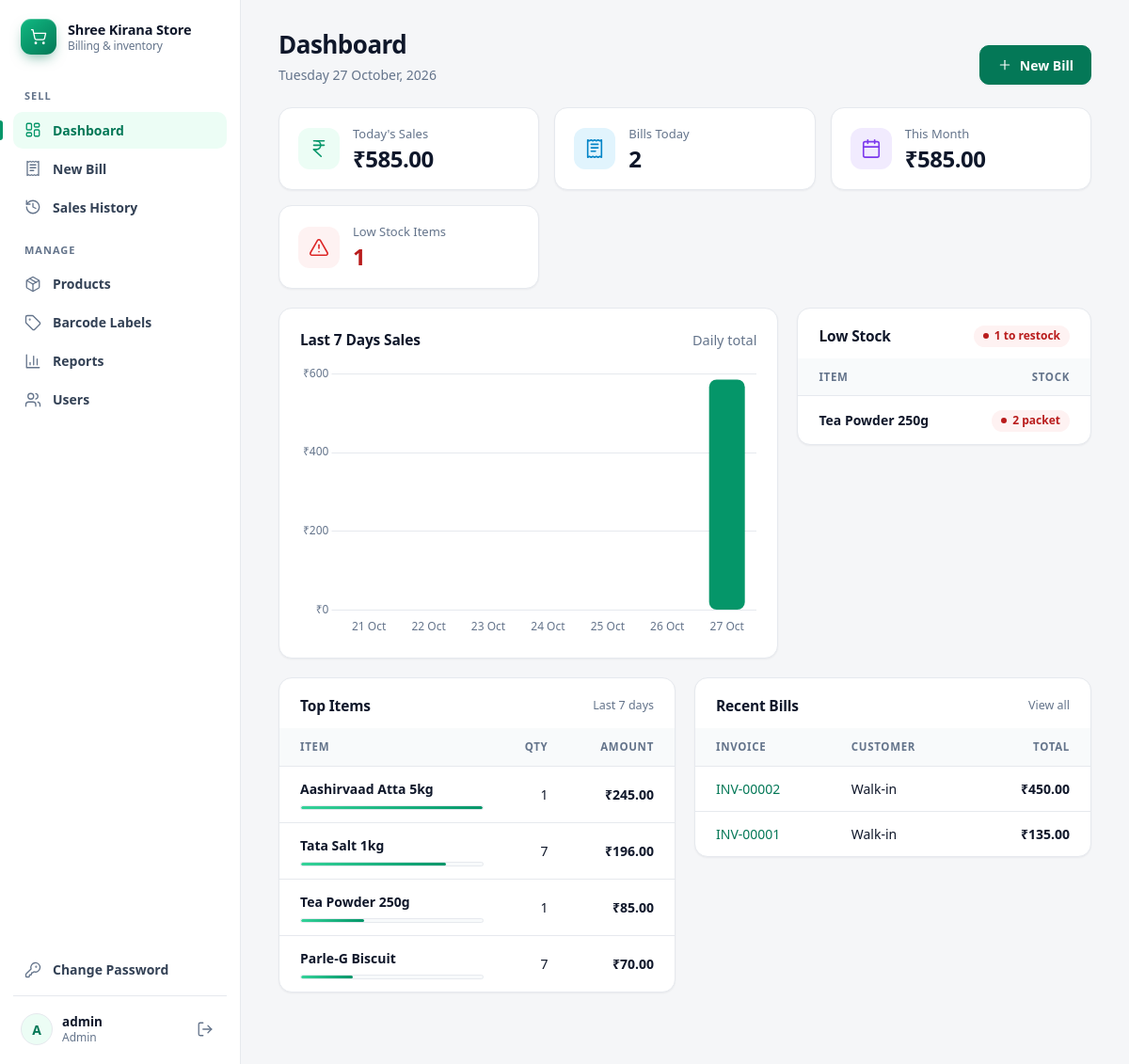
The page / (signed in) on the database its author committed.
### tables this page shows
CREATE TABLE products (
    id INTEGER PRIMARY KEY AUTOINCREMENT,
    barcode TEXT UNIQUE,
    name TEXT NOT NULL,
    category TEXT DEFAULT 'General',
    unit TEXT DEFAULT 'pcs',                  -- pcs, kg, litre, packet ...
    cost_price REAL NOT NULL DEFAULT 0,       -- what you paid
    price REAL NOT NULL,                      -- what customer pays (includes GST)
    gst REAL NOT NULL DEFAULT 0,              -- GST percent, e.g. 5
    stock REAL NOT NULL DEFAULT 0,
    min_stock REAL NOT NULL DEFAULT 5         -- warn when stock <= this
);

CREATE TABLE sale_items (
    id INTEGER PRIMARY KEY AUTOINCREMENT,
    sale_id INTEGER NOT NULL REFERENCES sales(id),
    product_id INTEGER,
    name TEXT NOT NULL,
    qty REAL NOT NULL,
    price REAL NOT NULL,
    cost REAL NOT NULL DEFAULT 0,
    gst REAL NOT NULL DEFAULT 0
);

CREATE TABLE sales (
    id INTEGER PRIMARY KEY AUTOINCREMENT,
    invoice_no TEXT,
    created_at TEXT NOT NULL DEFAULT (datetime('now','localtime')),
    customer_name TEXT,
    payment_method TEXT NOT NULL DEFAULT 'Cash',
    subtotal REAL NOT NULL,
    discount REAL NOT NULL DEFAULT 0,
    tax REAL NOT NULL DEFAULT 0,
    total REAL NOT NULL,
    cashier_id INTEGER
);

### app.py (the view)
@app.route("/")
@login_required
def dashboard():
    db = get_db()
    today = date.today().isoformat()
    t = db.execute("SELECT COALESCE(SUM(total),0) s, COUNT(*) c FROM sales WHERE date(created_at)=?",
                   (today,)).fetchone()
    month_start = date.today().replace(day=1).isoformat()
    m = db.execute("SELECT COALESCE(SUM(total),0) s FROM sales WHERE date(created_at)>=?",
                   (month_start,)).fetchone()
    low = db.execute("SELECT * FROM products WHERE stock <= min_stock ORDER BY stock LIMIT 8").fetchall()
    low_count = db.execute("SELECT COUNT(*) FROM products WHERE stock <= min_stock").fetchone()[0]
    products_count = db.execute("SELECT COUNT(*) FROM products").fetchone()[0]
    start = (date.today() - timedelta(days=6)).isoformat()
    rows = db.execute("SELECT date(created_at) d, SUM(total) s FROM sales "
                      "WHERE date(created_at)>=? GROUP BY d", (start,)).fetchall()
    by_day = {r["d"]: r["s"] for r in rows}
    labels, values = [], []
    for i in range(6, -1, -1):
        d = date.today() - timedelta(days=i)
        labels.append(d.strftime("%d %b"))
        values.append(round(by_day.get(d.isoformat(), 0), 2))
    top = db.execute("SELECT name, SUM(qty) q, SUM(qty*price) amt FROM sale_items si "
                     "JOIN sales s ON s.id=si.sale_id WHERE date(s.created_at)>=? "
                     "GROUP BY name ORDER BY amt DESC LIMIT 5", (start,)).fetchall()
    recent = db.execute("SELECT * FROM sales ORDER BY id DESC LIMIT 5").fetchall()
    return render_template("dashboard.html", today_total=t["s"], today_bills=t["c"],
                           month_total=m["s"], low=low, low_count=low_count,
                           products_count=products_count, labels=labels, values=values,
                           top=top, recent=recent)

### app.py (called while the page is built)
def login_required(view):
    @wraps(view)
    def wrapper(*args, **kwargs):
        if "user_id" not in session:
            if request.path.startswith("/api/"):
                return jsonify(error="Please login again"), 401
            return redirect(url_for("login"))
        return view(*args, **kwargs)
    return wrapper

@app.context_processor
def inject_globals():
    return dict(SHOP_NAME=SHOP_NAME, SHOP_ADDRESS=SHOP_ADDRESS,
                SHOP_PHONE=SHOP_PHONE, SHOP_GSTIN=SHOP_GSTIN)

### db.py (called while the page is built)
def get_db():
    if "db" not in g:
        g.db = sqlite3.connect(DB_PATH)
        g.db.row_factory = sqlite3.Row
    return g.db

### templates/dashboard.html (shortened to what this page needs)
{% extends "base.html" %}
{% from "_icons.html" import icon %}
{% block content %}
<div class="page-head">
  <div>
    <h1>Dashboard</h1>
    <p class="sub" id="today">Here's how the shop is doing.</p>
  </div>
  <div class="head-actions">
    <a class="btn primary" href="{{ url_for('billing') }}">{{ icon('plus', 16) }} New Bill</a>
  </div>
</div>
<div class="stats">
  <div class="card stat"><div class="stat-ico">{{ icon('rupee', 22) }}</div><div><span>Today's Sales</span><b>₹{{ '%.2f'|format(today_total) }}</b></div></div>
  <div class="card stat"><div class="stat-ico blue">{{ icon('receipt', 22) }}</div><div><span>Bills Today</span><b>{{ today_bills }}</b></div></div>
  <div class="card stat"><div class="stat-ico violet">{{ icon('calendar', 22) }}</div><div><span>This Month</span><b>₹{{ '%.2f'|format(month_total) }}</b></div></div>
  <div class="card stat {{ 'warn' if low_count }}"><div class="stat-ico {{ '' if low_count else 'amber' }}">{{ icon('alert', 22) }}</div><div><span>Low Stock Items</span><b>{{ low_count }}</b></div></div>
</div>
<div class="grid-main">
  <div class="card">
    <div class="row-between" style="margin-bottom:14px"><h2>Last 7 Days Sales</h2><span class="muted">Daily total</span></div>
    <div class="chart-box"><canvas id="salesChart"></canvas></div>
  </div>
  <div class="card flush">
    <div class="card-head"><h2>Low Stock</h2>{% if low_count %}<span class="badge low">{{ low_count }} to restock</span>{% endif %}</div>
    {% if low %}
    <table>
      <tr><th>Item</th><th class="r">Stock</th></tr>
      {% for p in low %}<tr><td class="cell-main">{{ p.name }}</td><td class="r"><span class="badge low">{{ '%g'|format(p.stock) }} {{ p.unit }}</span></td></tr>{% endfor %}
    </table>
    {% else %}
    <div class="empty-state">{{ icon('check', 44) }}<b>All stocked up</b>Every item is above its warning level.</div>
    {% endif %}
  </div>
</div>
<div class="grid2">
  <div class="card flush">
    <div class="card-head"><h2>Top Items</h2><span class="hint">Last 7 days</span></div>
    {% if top %}
    {% set maxamt = (top[0].amt or 1) %}
    <table>
      <tr><th>Item</th><th class="r">Qty</th><th class="r">Amount</th></tr>
      {% for t in top %}
      <tr>
        <td><span class="cell-main">{{ t.name }}</span><div class="bar"><i style="width:{{ ((t.amt / maxamt) * 100)|round(1) }}%"></i></div></td>
        <td class="r">{{ '%g'|format(t.q) }}</td>
        <td class="r cell-main">₹{{ '%.2f'|format(t.amt) }}</td>
      </tr>
      {% endfor %}
    </table>
    {% else %}<div class="empty-state">{{ icon('trending', 44) }}<b>No sales yet</b>Make your first bill to see top sellers here.</div>{% endif %}
  </div>
  <div class="card flush">
    <div class="card-head"><h2>Recent Bills</h2><a href="{{ url_for('sales') }}" class="hint">View all</a></div>
    {% if recent %}
    <table>
      <tr><th>Invoice</th><th>Customer</th><th class="r">Total</th></tr>
      {% for s in recent %}<tr><td><a href="{{ url_for('invoice', sale_id=s.id) }}">{{ s.invoice_no }}</a></td><td>{{ s.customer_name }}</td><td class="r cell-main">₹{{ '%.2f'|format(s.total) }}</td></tr>{% endfor %}
    </table>
    {% else %}<div class="empty-state">{{ icon('inbox', 44) }}<b>No bills yet</b>New bills will show up here.</div>{% endif %}
  </div>
</div>
<script>
  document.getElementById('today').textContent =
    new Date().toLocaleDateString('en-IN', { weekday: 'long', day: 'numeric', month: 'long', year: 'numeric' });
  if (window.KCharts) KCharts.bar('salesChart', {{ labels|tojson }}, {{ values|tojson }});
</script>
{% endblock %}

### templates/base.html (shortened to what this page needs)
{% from "_icons.html" import icon %}
<!doctype html>
<html lang="en">
<head>
  <link rel="stylesheet" href="{{ url_for('static', filename='css/style.css') }}">
</head>
<body>
  {% if session.user_id %}
  {% set ep = request.endpoint %}
  <nav class="sidebar" id="sidebar">
    <a class="brand" href="{{ url_for('dashboard') }}">
      <span class="brand-mark">{{ icon('cart', 18) }}</span>
      <span class="brand-name">{{ SHOP_NAME }}<small>Billing &amp; inventory</small></span>
    </a>
    <div class="nav">
      <div class="nav-label">Sell</div>
      <a href="{{ url_for('dashboard') }}" class="{{ 'active' if ep == 'dashboard' }}">{{ icon('dashboard') }}<span>Dashboard</span></a>
      <a href="{{ url_for('billing') }}" class="{{ 'active' if ep == 'billing' }}">{{ icon('receipt') }}<span>New Bill</span></a>
      <a href="{{ url_for('sales') }}" class="{{ 'active' if ep in ('sales', 'invoice') }}">{{ icon('history') }}<span>Sales History</span></a>
      <div class="nav-label">Manage</div>
      <a href="{{ url_for('products') }}" class="{{ 'active' if ep in ('products', 'product_add', 'product_edit') }}">{{ icon('package') }}<span>Products</span></a>
      {% if session.role == 'admin' %}
      <a href="{{ url_for('labels') }}" class="{{ 'active' if ep == 'labels' }}">{{ icon('tag') }}<span>Barcode Labels</span></a>
      <a href="{{ url_for('reports') }}" class="{{ 'active' if ep == 'reports' }}">{{ icon('chart') }}<span>Reports</span></a>
      <a href="{{ url_for('users') }}" class="{{ 'active' if ep == 'users' }}">{{ icon('users') }}<span>Users</span></a>
      {% endif %}
    </div>
    <div class="spacer"></div>
    <div class="nav foot">
      <a href="{{ url_for('change_password') }}" class="{{ 'active' if ep == 'change_password' }}">{{ icon('key') }}<span>Change Password</span></a>
    </div>
    <div class="user-card">
      <span class="avatar">{{ (session.username or '?')[0]|upper }}</span>
      <div class="user-meta"><b>{{ session.username }}</b><small>{{ session.role|capitalize }}</small></div>
      <a class="icon-btn ghost" href="{{ url_for('logout') }}" title="Log out" aria-label="Log out">{{ icon('logout') }}</a>
    </div>
  </nav>
  {% endif %}
  <main class="{{ 'with-sidebar' if session.user_id else 'auth' }}">
    <div class="{{ 'page' if session.user_id else 'auth-page' }}">
      {% block content %}{% endblock %}
    </div>
  </main>
</body>
</html>

### templates/_icons.html (shortened to what this page needs)
{% macro icon(name, size=18) -%}
<svg class="ico" width="{{ size }}" height="{{ size }}" viewBox="0 0 24 24" fill="none" stroke="currentColor" stroke-width="1.75" stroke-linecap="round" stroke-linejoin="round" aria-hidden="true">{{ ICONS[name]|safe }}</svg>
{%- endmacro %}

### rows shown on the page
products: name "Tea Powder 250g", stock "2", unit "packet"
sale_items: name "Aashirvaad Atta 5kg", {{ ((t.amt / maxamt) * 100)|round(1) }} 100.0 (drawn), q "1", amt "245.00"
sales: invoice_no "INV-00002", customer_name "Walk-in", total "450.00"
sales: invoice_no "INV-00001", customer_name "Walk-in", total "135.00"

### other values the page prints
{{ SHOP_NAME }} "Shree Kirana Store"
{{ (session.username or '?')[0]|upper }} "A"
{{ session.username }} "admin"
{{ session.role|capitalize }} "Admin"
{{ '%.2f'|format(today_total) }} "585.00"
{{ today_bills }} "2"
{{ '%.2f'|format(month_total) }} "585.00"
{{ low_count }} "1"
{{ t.name }} "Tata Salt 1kg" "Tea Powder 250g" "Parle-G Biscuit"
{{ '%g'|format(t.q) }} "7" "1" "7"
{{ '%.2f'|format(t.amt) }} "196.00" "85.00" "70.00"
chart data {{ values|tojson }} [0, 0, 0, 0, 0, 0, 585.0]
